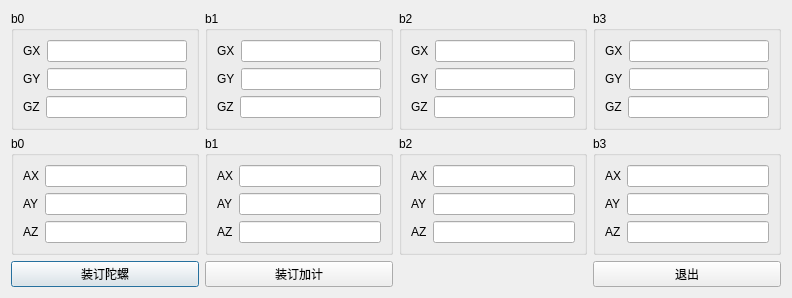
<?xml version="1.0" encoding="UTF-8"?>
<ui version="4.0">
 <class>TempCompenCoeffDialog</class>
 <widget class="QDialog" name="TempCompenCoeffDialog">
  <property name="geometry">
   <rect>
    <x>0</x>
    <y>0</y>
    <width>792</width>
    <height>292</height>
   </rect>
  </property>
  <property name="windowTitle">
   <string>温补系数</string>
  </property>
  <property name="modal">
   <bool>true</bool>
  </property>
  <layout class="QGridLayout" name="gridLayout_33">
   <item row="0" column="0">
    <widget class="QGroupBox" name="groupBox">
     <property name="title">
      <string>b0</string>
     </property>
     <layout class="QGridLayout" name="gridLayout_11">
      <item row="0" column="0">
       <layout class="QGridLayout" name="gridLayout">
        <item row="0" column="0">
         <widget class="QLabel" name="label">
          <property name="text">
           <string>GX</string>
          </property>
         </widget>
        </item>
        <item row="0" column="1">
         <widget class="QLineEdit" name="lineEdit"/>
        </item>
       </layout>
      </item>
      <item row="1" column="0">
       <layout class="QGridLayout" name="gridLayout_9">
        <item row="0" column="0">
         <widget class="QLabel" name="label_2">
          <property name="text">
           <string>GY</string>
          </property>
         </widget>
        </item>
        <item row="0" column="1">
         <widget class="QLineEdit" name="lineEdit_2"/>
        </item>
       </layout>
      </item>
      <item row="2" column="0">
       <layout class="QGridLayout" name="gridLayout_10">
        <item row="0" column="0">
         <widget class="QLabel" name="label_3">
          <property name="text">
           <string>GZ</string>
          </property>
         </widget>
        </item>
        <item row="0" column="1">
         <widget class="QLineEdit" name="lineEdit_3"/>
        </item>
       </layout>
      </item>
     </layout>
    </widget>
   </item>
   <item row="0" column="1">
    <widget class="QGroupBox" name="groupBox_2">
     <property name="title">
      <string>b1</string>
     </property>
     <layout class="QGridLayout" name="gridLayout_30">
      <item row="0" column="0">
       <layout class="QGridLayout" name="gridLayout_2">
        <item row="0" column="0">
         <widget class="QLabel" name="label_4">
          <property name="text">
           <string>GX</string>
          </property>
         </widget>
        </item>
        <item row="0" column="1">
         <widget class="QLineEdit" name="lineEdit_4"/>
        </item>
       </layout>
      </item>
      <item row="1" column="0">
       <layout class="QGridLayout" name="gridLayout_12">
        <item row="0" column="0">
         <widget class="QLabel" name="label_5">
          <property name="text">
           <string>GY</string>
          </property>
         </widget>
        </item>
        <item row="0" column="1">
         <widget class="QLineEdit" name="lineEdit_5"/>
        </item>
       </layout>
      </item>
      <item row="2" column="0">
       <layout class="QGridLayout" name="gridLayout_13">
        <item row="0" column="0">
         <widget class="QLabel" name="label_6">
          <property name="text">
           <string>GZ</string>
          </property>
         </widget>
        </item>
        <item row="0" column="1">
         <widget class="QLineEdit" name="lineEdit_6"/>
        </item>
       </layout>
      </item>
     </layout>
    </widget>
   </item>
   <item row="0" column="2">
    <widget class="QGroupBox" name="groupBox_3">
     <property name="title">
      <string>b2</string>
     </property>
     <layout class="QGridLayout" name="gridLayout_31">
      <item row="0" column="0">
       <layout class="QGridLayout" name="gridLayout_3">
        <item row="0" column="0">
         <widget class="QLabel" name="label_7">
          <property name="text">
           <string>GX</string>
          </property>
         </widget>
        </item>
        <item row="0" column="1">
         <widget class="QLineEdit" name="lineEdit_7"/>
        </item>
       </layout>
      </item>
      <item row="1" column="0">
       <layout class="QGridLayout" name="gridLayout_14">
        <item row="0" column="0">
         <widget class="QLabel" name="label_8">
          <property name="text">
           <string>GY</string>
          </property>
         </widget>
        </item>
        <item row="0" column="1">
         <widget class="QLineEdit" name="lineEdit_8"/>
        </item>
       </layout>
      </item>
      <item row="2" column="0">
       <layout class="QGridLayout" name="gridLayout_15">
        <item row="0" column="0">
         <widget class="QLabel" name="label_9">
          <property name="text">
           <string>GZ</string>
          </property>
         </widget>
        </item>
        <item row="0" column="1">
         <widget class="QLineEdit" name="lineEdit_9"/>
        </item>
       </layout>
      </item>
     </layout>
    </widget>
   </item>
   <item row="0" column="3">
    <widget class="QGroupBox" name="groupBox_4">
     <property name="title">
      <string>b3</string>
     </property>
     <layout class="QGridLayout" name="gridLayout_32">
      <item row="0" column="0">
       <layout class="QGridLayout" name="gridLayout_4">
        <item row="0" column="0">
         <widget class="QLabel" name="label_10">
          <property name="text">
           <string>GX</string>
          </property>
         </widget>
        </item>
        <item row="0" column="1">
         <widget class="QLineEdit" name="lineEdit_10"/>
        </item>
       </layout>
      </item>
      <item row="1" column="0">
       <layout class="QGridLayout" name="gridLayout_16">
        <item row="0" column="0">
         <widget class="QLabel" name="label_11">
          <property name="text">
           <string>GY</string>
          </property>
         </widget>
        </item>
        <item row="0" column="1">
         <widget class="QLineEdit" name="lineEdit_11"/>
        </item>
       </layout>
      </item>
      <item row="2" column="0">
       <layout class="QGridLayout" name="gridLayout_17">
        <item row="0" column="0">
         <widget class="QLabel" name="label_12">
          <property name="text">
           <string>GZ</string>
          </property>
         </widget>
        </item>
        <item row="0" column="1">
         <widget class="QLineEdit" name="lineEdit_12"/>
        </item>
       </layout>
      </item>
     </layout>
    </widget>
   </item>
   <item row="1" column="0">
    <widget class="QGroupBox" name="groupBox_5">
     <property name="title">
      <string>b0</string>
     </property>
     <layout class="QGridLayout" name="gridLayout_29">
      <item row="0" column="0">
       <layout class="QGridLayout" name="gridLayout_5">
        <item row="0" column="0">
         <widget class="QLabel" name="label_13">
          <property name="text">
           <string>AX</string>
          </property>
         </widget>
        </item>
        <item row="0" column="1">
         <widget class="QLineEdit" name="lineEdit_13"/>
        </item>
       </layout>
      </item>
      <item row="1" column="0">
       <layout class="QGridLayout" name="gridLayout_18">
        <item row="0" column="0">
         <widget class="QLabel" name="label_14">
          <property name="text">
           <string>AY</string>
          </property>
         </widget>
        </item>
        <item row="0" column="1">
         <widget class="QLineEdit" name="lineEdit_14"/>
        </item>
       </layout>
      </item>
      <item row="2" column="0">
       <layout class="QGridLayout" name="gridLayout_19">
        <item row="0" column="0">
         <widget class="QLabel" name="label_15">
          <property name="text">
           <string>AZ</string>
          </property>
         </widget>
        </item>
        <item row="0" column="1">
         <widget class="QLineEdit" name="lineEdit_15"/>
        </item>
       </layout>
      </item>
     </layout>
    </widget>
   </item>
   <item row="1" column="1">
    <widget class="QGroupBox" name="groupBox_6">
     <property name="title">
      <string>b1</string>
     </property>
     <layout class="QGridLayout" name="gridLayout_28">
      <item row="0" column="0">
       <layout class="QGridLayout" name="gridLayout_6">
        <item row="0" column="0">
         <widget class="QLabel" name="label_16">
          <property name="text">
           <string>AX</string>
          </property>
         </widget>
        </item>
        <item row="0" column="1">
         <widget class="QLineEdit" name="lineEdit_16"/>
        </item>
       </layout>
      </item>
      <item row="1" column="0">
       <layout class="QGridLayout" name="gridLayout_20">
        <item row="0" column="0">
         <widget class="QLabel" name="label_17">
          <property name="text">
           <string>AY</string>
          </property>
         </widget>
        </item>
        <item row="0" column="1">
         <widget class="QLineEdit" name="lineEdit_17"/>
        </item>
       </layout>
      </item>
      <item row="2" column="0">
       <layout class="QGridLayout" name="gridLayout_21">
        <item row="0" column="0">
         <widget class="QLabel" name="label_18">
          <property name="text">
           <string>AZ</string>
          </property>
         </widget>
        </item>
        <item row="0" column="1">
         <widget class="QLineEdit" name="lineEdit_18"/>
        </item>
       </layout>
      </item>
     </layout>
    </widget>
   </item>
   <item row="1" column="2">
    <widget class="QGroupBox" name="groupBox_7">
     <property name="title">
      <string>b2</string>
     </property>
     <layout class="QGridLayout" name="gridLayout_27">
      <item row="0" column="0">
       <layout class="QGridLayout" name="gridLayout_7">
        <item row="0" column="0">
         <widget class="QLabel" name="label_19">
          <property name="text">
           <string>AX</string>
          </property>
         </widget>
        </item>
        <item row="0" column="1">
         <widget class="QLineEdit" name="lineEdit_19"/>
        </item>
       </layout>
      </item>
      <item row="1" column="0">
       <layout class="QGridLayout" name="gridLayout_22">
        <item row="0" column="0">
         <widget class="QLabel" name="label_20">
          <property name="text">
           <string>AY</string>
          </property>
         </widget>
        </item>
        <item row="0" column="1">
         <widget class="QLineEdit" name="lineEdit_20"/>
        </item>
       </layout>
      </item>
      <item row="2" column="0">
       <layout class="QGridLayout" name="gridLayout_23">
        <item row="0" column="0">
         <widget class="QLabel" name="label_21">
          <property name="text">
           <string>AZ</string>
          </property>
         </widget>
        </item>
        <item row="0" column="1">
         <widget class="QLineEdit" name="lineEdit_21"/>
        </item>
       </layout>
      </item>
     </layout>
    </widget>
   </item>
   <item row="1" column="3">
    <widget class="QGroupBox" name="groupBox_8">
     <property name="title">
      <string>b3</string>
     </property>
     <layout class="QGridLayout" name="gridLayout_26">
      <item row="0" column="0">
       <layout class="QGridLayout" name="gridLayout_8">
        <item row="0" column="0">
         <widget class="QLabel" name="label_22">
          <property name="text">
           <string>AX</string>
          </property>
         </widget>
        </item>
        <item row="0" column="1">
         <widget class="QLineEdit" name="lineEdit_22"/>
        </item>
       </layout>
      </item>
      <item row="1" column="0">
       <layout class="QGridLayout" name="gridLayout_24">
        <item row="0" column="0">
         <widget class="QLabel" name="label_23">
          <property name="text">
           <string>AY</string>
          </property>
         </widget>
        </item>
        <item row="0" column="1">
         <widget class="QLineEdit" name="lineEdit_23"/>
        </item>
       </layout>
      </item>
      <item row="2" column="0">
       <layout class="QGridLayout" name="gridLayout_25">
        <item row="0" column="0">
         <widget class="QLabel" name="label_24">
          <property name="text">
           <string>AZ</string>
          </property>
         </widget>
        </item>
        <item row="0" column="1">
         <widget class="QLineEdit" name="lineEdit_24"/>
        </item>
       </layout>
      </item>
     </layout>
    </widget>
   </item>
   <item row="2" column="0">
    <widget class="QPushButton" name="pushButton">
     <property name="text">
      <string>装订陀螺</string>
     </property>
    </widget>
   </item>
   <item row="2" column="1">
    <widget class="QPushButton" name="pushButton_2">
     <property name="text">
      <string>装订加计</string>
     </property>
    </widget>
   </item>
   <item row="2" column="3">
    <widget class="QPushButton" name="pushButton_3">
     <property name="text">
      <string>退出</string>
     </property>
    </widget>
   </item>
   <item row="2" column="2">
    <spacer name="horizontalSpacer">
     <property name="orientation">
      <enum>Qt::Horizontal</enum>
     </property>
     <property name="sizeHint" stdset="0">
      <size>
       <width>40</width>
       <height>20</height>
      </size>
     </property>
    </spacer>
   </item>
  </layout>
 </widget>
 <resources/>
 <connections/>
</ui>
